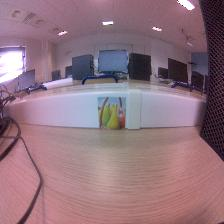
#> input picture image_processing/noise/noise0.jpeg, 224 x 224 px, found by its file name; its folder holds 4 pictures in this run
$ python _noise_std.py
#> lines starting #> are read from the running program, lines starting #| are printed output that depends on the picture
import cv2
import matplotlib.pyplot as plt
import numpy as np

show = False
width = 24
if __name__ == "__main__":
    patches = np.empty((100, width, width, 3))
    means = []
    for i in range(100):
        img = cv2.imread("noise\\noise%d.jpeg" % i)
#> img is the input picture: shape (224, 224, 3); mean B, G, R 126.9, 115.8, 145.5
        patch = img[112-width//2:112+width//2, 112-width//2:112+width//2, :]
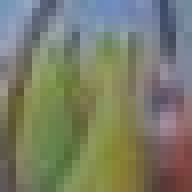
#> patch: shape (24, 24, 3) (shown 8 times larger); mean B, G, R 105, 124.5, 121.4
        patch = cv2.cvtColor(patch, cv2.COLOR_BGR2RGB)/255
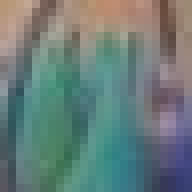
#> patch: shape (24, 24, 3) float64 (shown 8 times larger); mean B, G, R 0.476, 0.488, 0.412
        if show :
            plt.imshow(patch)
            plt.pause(0.5)
            plt.title(i)
        means.append(np.mean(patch, axis=(0, 1)))
        patches[i, :] = patch
#> pass 2 of the loop `for i in range(100):`:
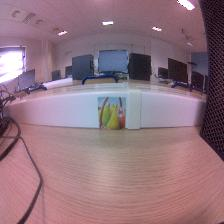
#> input picture image_processing/noise/noise1.jpeg, 224 x 224 px, found by its file name
#> img is the input picture: shape (224, 224, 3); mean B, G, R 126.9, 115.9, 145.5
#> `patch = img[112-width//2:112+width//2, 112-width//2:112+width//2, :]`:
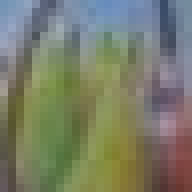
#> patch: shape (24, 24, 3) (shown 8 times larger); mean B, G, R 105.1, 124.9, 120.9
#> `patch = cv2.cvtColor(patch, cv2.COLOR_BGR2RGB)/255`:
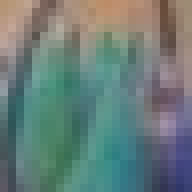
#> patch: shape (24, 24, 3) float64 (shown 8 times larger); mean B, G, R 0.474, 0.49, 0.412
#> (the run stopped early here; a loop or call above may not have finished)
